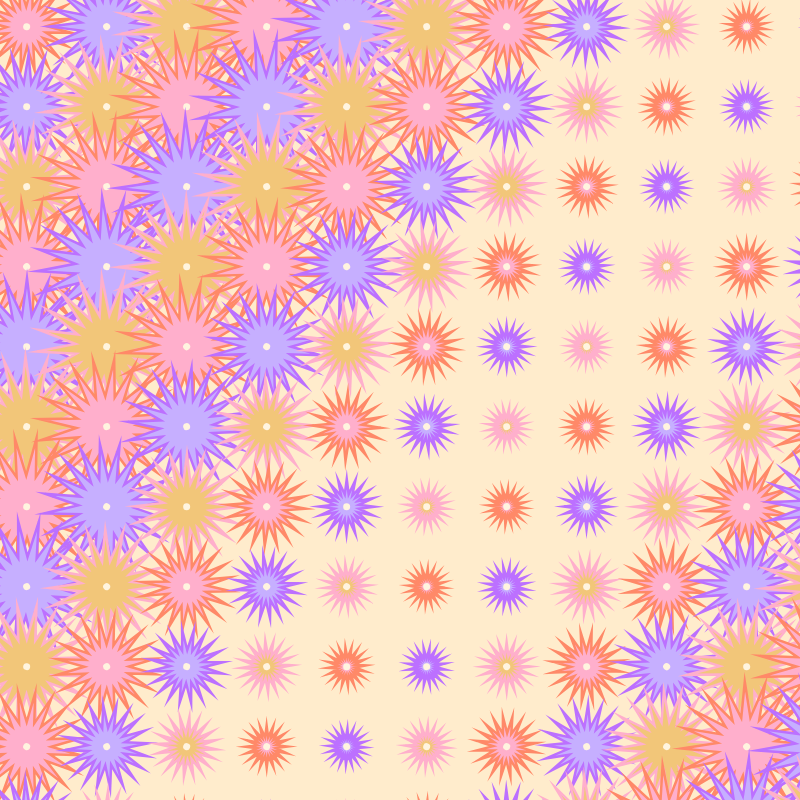
Frame 1 (no input)
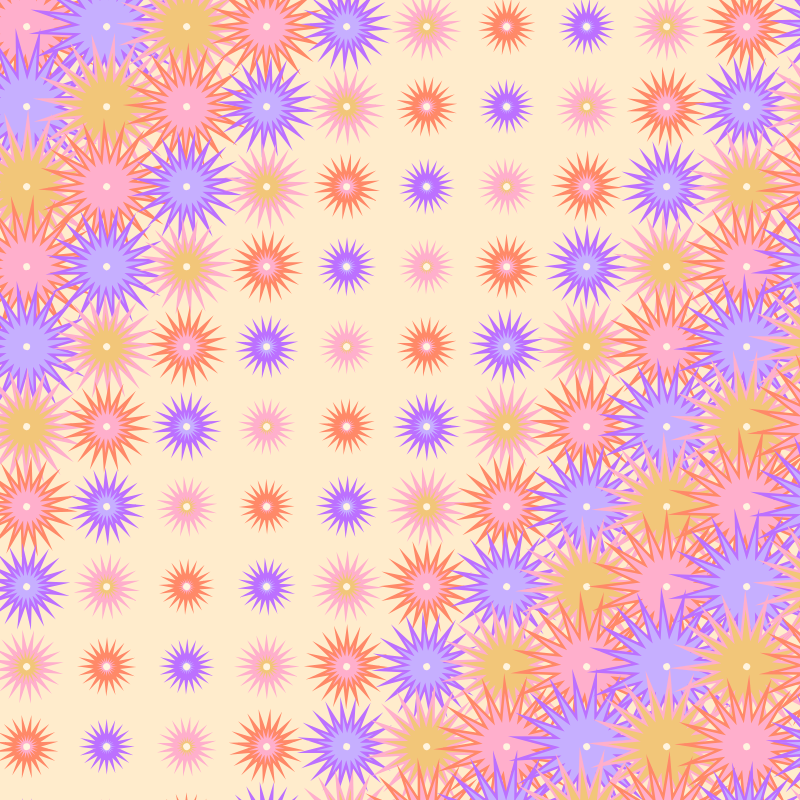
Frame 60 (no input)
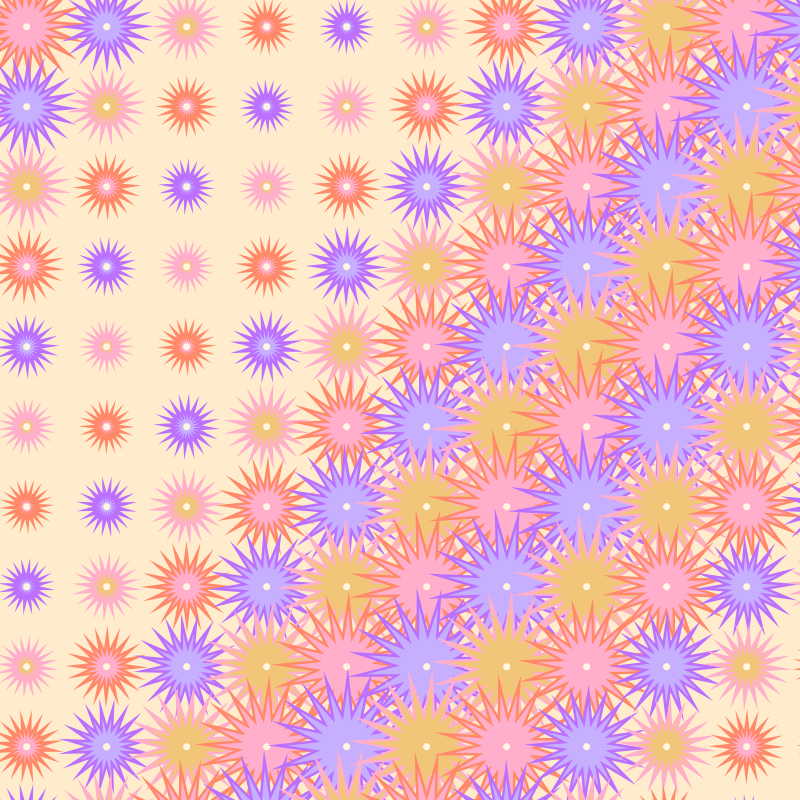
Frame 120 (the mouse pressed at the canvas centre since frame 60)

The p5.js sketch that drew these frames (run headless with seeded random() and noise() and a simulated clock; from frame 60 on, the mouse is pressed at the canvas centre):

// p5.js sketch
// ── sketch.js

let gridSize = 80;
let cols, rows;

function setup() {
  createCanvas(800, 800);
  cols = int(width / gridSize) + 1;
  rows = int(height / gridSize) + 1;
  angleMode(RADIANS);
}

function draw() {
  background("#ffecccff");

  for (let i = 0; i < cols; i++) {
    for (let j = 0; j < rows; j++) {
      let x = i * gridSize + gridSize / 3;
      let y = j * gridSize + gridSize / 3;

      let wave = sin(frameCount * 0.024 + i * 0.5 + j * 0.3);

      let rotation = frameCount * 0.015 * (j % 1 === 0 ? 1 : -1);
      let size = map(wave, -1, 1, 18, 70);

      push();
      translate(x, y);
      rotate(rotation + wave * 5);

      if ((i + j) % 3 === 0) {
        fill("#ffafcc");
        stroke("#ff8968ff");
      } else if ((i + j) % 3 === 1) {
        fill("#c6afff");
        stroke("#bc70ffff");
      } else {
        fill("#f2c679");
        stroke("#ffafcc");
      }

      strokeWeight(2.5);

      star(0, 0, size * 0.45, size, 20);

      noStroke();
      fill("#fff4df");
      circle(0, 0, 7);

      pop();
    }
  }
}

function star(x, y, radius1, radius2, npoints) {
  let angle = TWO_PI / npoints;
  let halfAngle = angle / 2;

  beginShape();

  for (let a = 0; a < TWO_PI; a += angle) {
    let sx = x + cos(a) * radius2;
    let sy = y + sin(a) * radius2;
    vertex(sx, sy);

    sx = x + cos(a + halfAngle) * radius1;
    sy = y + sin(a + halfAngle) * radius1;
    vertex(sx, sy);
  }

  endShape(CLOSE);
}


// let gridSize = 50
// let cols, rows
// function setup() {
//   createCanvas(800, 800);
//   cols = int(width/gridSize)
//   rows = int(height/gridSize)
//   noLoop()
// }

// function draw() {
//   background(("#f2c679ff"));
//   stroke(255)
//   strokeWeight(5)
//   strokeCap(PROJECT)
//   for (let i = 0; i < cols; i++) {
//     for (let j = 0; j < rows; j++) {
//       let x = i * gridSize + gridSize/2
//       let y = j * gridSize + gridSize/2

//     //   Push();
//       star(220, 200, gridSize, 70, gridSize)
//       star(300, 350, gridSize, 70, gridSize)
//     //   rotate()


//       function star(x, y, radius1, radius2, npoints) {
//   let angle = TWO_PI / npoints;
//   let halfAngle = angle / 2.0;
//   beginShape();
//   for (let a = 0; a < TWO_PI; a += angle) {
//     let sx = x + cos(a) * radius2;
//     let sy = y + sin(a) * radius2;
//     vertex(sx, sy);
//     sx = x + cos(a + halfAngle) * radius1;
//     sy = y + sin(a + halfAngle) * radius1;
//     vertex(sx, sy);
//   }
//   endShape(CLOSE);
// }

// let d = dist(x, y, mouseX, mouseY)
// let circleSize = map(d, 0, 40, gridSize , gridSize*0.5)

// let r = map(x, 0, width, 30, 250)
// let b = map(y, 0, height, 0, 250)

    //   circle(x, y, gridSize)
    // //   fill(("#f2c679ff"))
    //   if (random() > 0.5) {
    //     stroke("#ffafcc")
    //     line(x-gridSize/2, y-gridSize/2, x+gridSize/2, y+gridSize/2)
    //     // square(x-gridSize/2, y-gridSize/2, gridSize * 0.5)
    //   } else {
    //     stroke("#c6afffff")
    //     line(x-gridSize/2, y+gridSize/2, x+gridSize/2, y-gridSize/2)
    //     // square(x, y, gridSize * 0.5)
    //   }

      // TRUTCHET TILES
    //   noFill()
    //   if (random() < 0.5) {
    //     stroke("#f2c679ff")
    //     arc(x-gridSize/2, y-gridSize/2, gridSize,gridSize, 0, HALF_PI) // top-left
    //     Stroke("#ffafcc")
    //     arc(x+gridSize/2, y+gridSize/2, gridSize,gridSize, PI, PI + HALF_PI) // right-bottom
    //   } else {
    //     Stroke("#ffafcc")
    //     arc(x-gridSize/2, y+gridSize/2, gridSize,gridSize, -HALF_PI, 0) // bottom-left
    //     stroke("#f2c679ff")
    //     arc(x+gridSize/2, y-gridSize/2, gridSize,gridSize, HALF_PI, PI) // top-right
    //   }

      
//     }
    
//   }
// }



// let cols
// let gridSize = 30

// function setup() {
//     createCanvas(400, 400);
//     cols = int(width/gridSize)
//     rows = int(height/gridSize)
// }

// function draw() {
//     background("#cdb4db");
//     // for(let i =0; i <innerWidth; i +=40) {
//     //     circle(i+20,0,40)
//     // }

//     for (let i = 0; i < cols; i++) {
//         for (let j = 0; j < rows; j++) {
//         let x = i * gridSize + gridSize/2
//         let y = j * gridSize + gridSize/2

//         //         if ((i+J) % 2 === 0) {
//         //     noStroke()
//         //     fill("blue")
//         // } else {
//         //     noFill()
//         //     strokeWeight(2)
//         //     stroke("blue")
//         // }
//         // rectMode(CENTER)
//         // rect(x, y, gridSize*0.5)
// let d = dist(x, y, mouseX, mouseY)
// let circleSize = map(d, 0, 40, gridSize , gridSize*0.5)

// let r = map(x, 0, width, 30, 250)
// let b = map(y, 0, height, 0, 250)

// // let q = dist(x, y, mouseX, mouseY)
// // let triangleSize = map(q, 0, 10, gridSize * 0.1, gridSize)

// // let w = map(x, 0, width, 20, 250)
// // let e = map(y, 0, height, 0, 250)

//         fill("#f6c6ffff")
//         rect(x,y, gridSize)

//         fill("#f2c679ff")
//         circle(x,y, circleSize*0.5)

//         // fill("#ffafcc")
//         // triangle(i, y, j, gridSize)

//         // fill("#ffafcc")
//         // triangle(100, y*0.2, triangleSize, y)


//         }
//     }
// }
